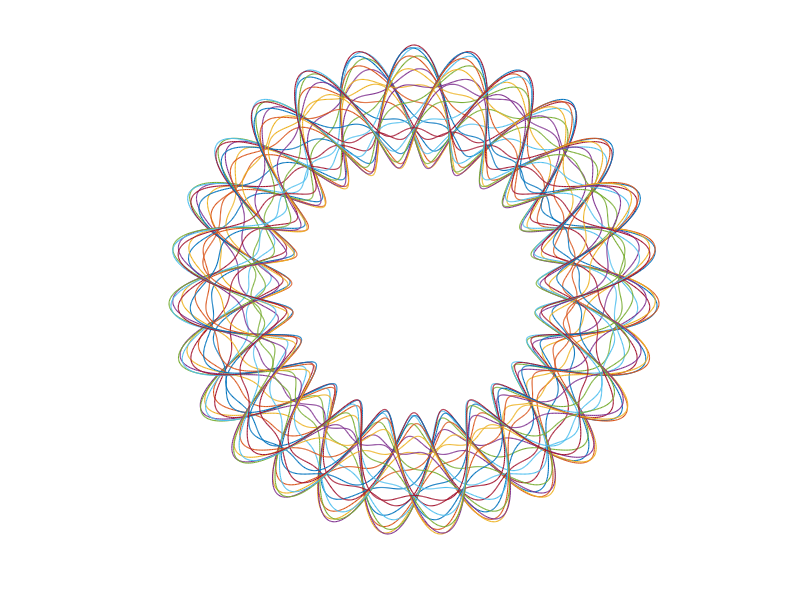

Here is the MATLAB script that generated this plot:
% 打开本文件并点击 Run。可修改下方采样量、参数或颜色。
% Open this script and click Run. No extra data or toolbox is required.

figure('Color', [0.02 0.02 0.03]);
hold on;

t = linspace(0, 2*pi, 1200);

N = 28;

for k = 1:N
    phase = 2*pi*k/N;

    r = 2 ...
        + 0.45*sin(7*t + phase) ...
        + 0.22*sin(13*t - 2*phase);

    x = r .* cos(t);
    y = r .* sin(t);

    plot(x, y, ...
        'LineWidth', 0.8);
end

axis equal;
axis off;

title('Mathematical Mandala', ...
    'Color', 'w', ...
    'FontSize', 18);
